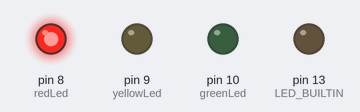
The sketch below on a simulated Arduino Uno, built with avr-gcc and run on an emulated ATmega328P. Shown: output pins drawn as LEDs (lit = HIGH).

Above: at 1.0 s.
At 2.5 s:
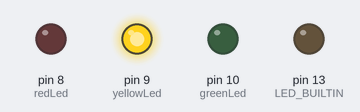
At 4.0 s:
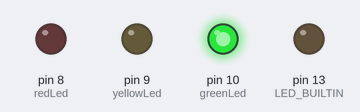
Timing chart, 0 to 7.8 s (numbered marks = the images above):
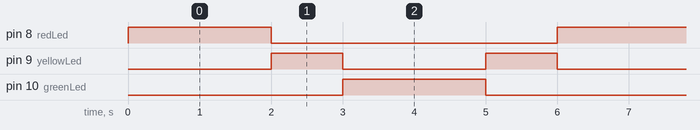

The sketch:

LAB1.ino
```cpp
// C++ code
//

#define redState 0
#define yellowState 1
#define greenState 2
#define t10 1000
#define t20 2000


const int redLed = 8;
const int yellowLed = 9;
const int greenLed = 10;

volatile int state = redState;
volatile int stateFlow = 0;

void setup()
{
  pinMode(LED_BUILTIN, OUTPUT);
  pinMode(redLed, OUTPUT);
  pinMode(yellowLed, OUTPUT);
  pinMode(greenLed, OUTPUT);
}

void loop()
{
  switchState();
}

void switchState(){
  switch(state){
    case redState:
    digitalWrite(redLed,HIGH);
    delay(t20);
    digitalWrite(redLed,LOW);
    state = yellowState;
    break;
    case yellowState:
    digitalWrite(yellowLed,HIGH);
    delay(t10);
    digitalWrite(yellowLed,LOW);
    if (stateFlow == 0){
      state = greenState;
      stateFlow = 1;
    }
    else{
      state = redState;
      stateFlow = 0;
        }
    break;
    case greenState:
    digitalWrite(greenLed,HIGH);
    delay(t20);
    digitalWrite(greenLed,LOW);
    state = yellowState;
    break;
         }

  }
```

Measured:
- by itself, pin 8 (redLed), pin 10 (greenLed): alternates HIGH for 2.0 s and LOW for 4.0 s
- by itself, pin 9 (yellowLed): alternates HIGH for 1.0 s and LOW for 2.0 s
- by itself, everything shown: repeats every 6.0 s, in 8 steps
